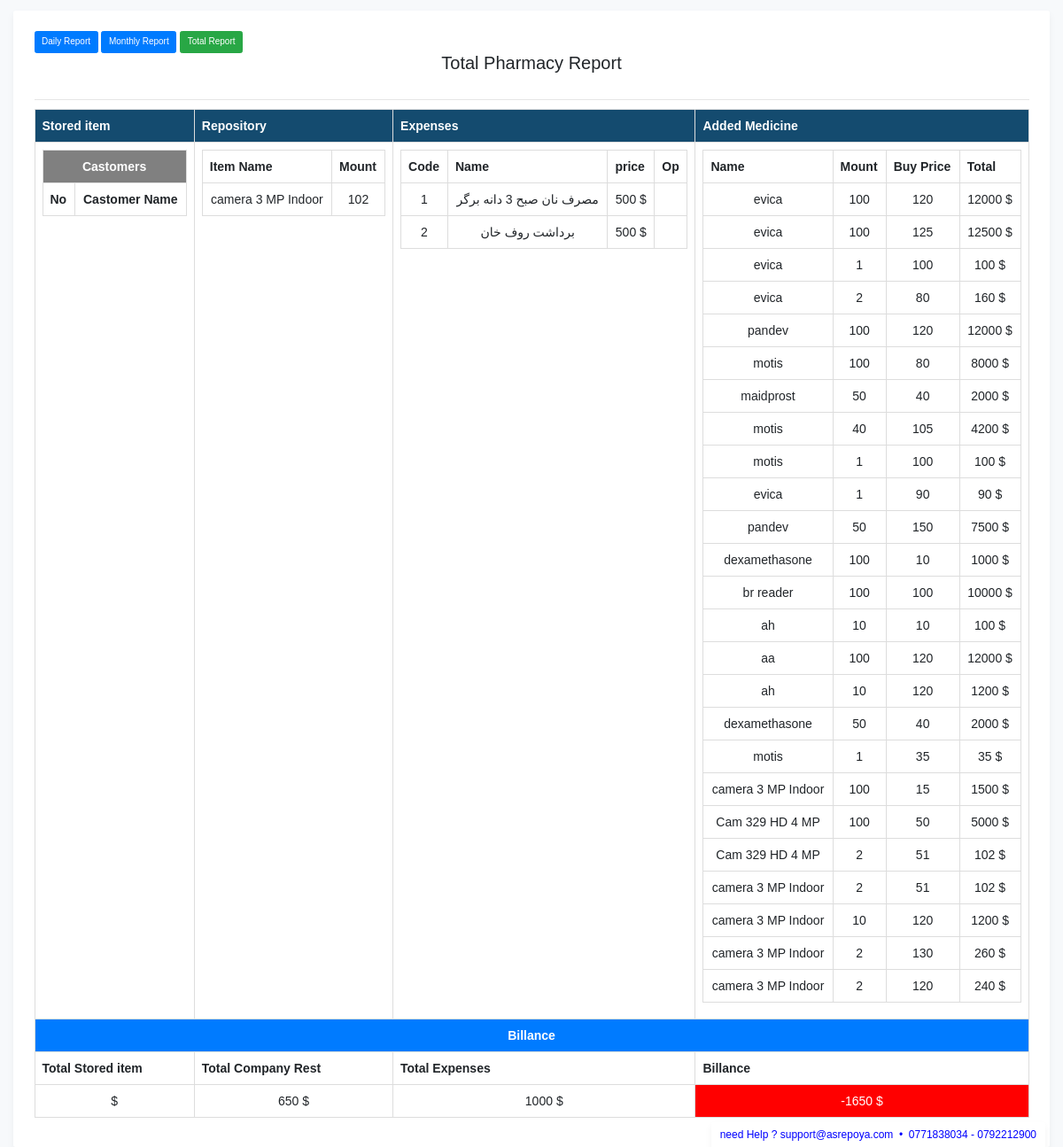
Page /item_store_billans.php (signed in) on the committed database.
### tables this page shows
CREATE TABLE `item_store` (
  `id` int(11) NOT NULL,
  `barcode` varchar(100) NOT NULL,
  `name` varchar(30) NOT NULL,
  `mount` float NOT NULL,
  `buy_price` float NOT NULL,
  `sell_price` float NOT NULL,
  `date` text NOT NULL
);

CREATE TABLE `item_expenses` (
  `id` int(11) NOT NULL,
  `code` int(10) NOT NULL,
  `description` text NOT NULL,
  `amount` int(11) NOT NULL,
  `price1` float NOT NULL,
  `date_sh` varchar(100) NOT NULL,
  `status` varchar(10) NOT NULL
);

CREATE TABLE `plus_item` (
  `id` int(11) NOT NULL,
  `barcode` varchar(100) NOT NULL,
  `name` varchar(100) NOT NULL,
  `mount` float NOT NULL,
  `buy_price` float NOT NULL,
  `sell_price` float NOT NULL,
  `date` text NOT NULL
);

### item_store_billans.php (the view, shortened to what this page needs)
<?php
  include_once("database.php");
 ?>
<!DOCTYPE html>
<html lang="en">
    <head>
        <link rel="stylesheet" href="css/bootstrap.min.css">
        <link rel="stylesheet" href="css/persian-datepicker.css">
        <link rel="stylesheet" type="text/css" href="css/my-login.css">
        <link href="fileuploads/css/dropify.css" rel="stylesheet" type="text/css" />
        <link rel="stylesheet" type="text/css" href="vendor/bootstrap/css/bootstrap.min.css">
        <link rel="stylesheet" type="text/css" href="fonts/font-awesome-4.7.0/css/font-awesome.min.css">
        <link rel="stylesheet" type="text/css" href="fonts/Linearicons-Free-v1.0.0/icon-font.min.css">
        <link rel="stylesheet" type="text/css" href="vendor/animate/animate.css">
        <link rel="stylesheet" type="text/css" href="vendor/css-hamburgers/hamburgers.min.css">
        <link rel="stylesheet" type="text/css" href="vendor/animsition/css/animsition.min.css">
        <link rel="stylesheet" type="text/css" href="vendor/select2/select2.min.css">
        <link rel="stylesheet" type="text/css" href="vendor/daterangepicker/daterangepicker.css">
        <link rel="stylesheet" type="text/css" href="css/util.css">
        <link rel="stylesheet" type="text/css" href="css/main.css">
        <link type="text/css" href="css/persian-datepicker.css" rel="stylesheet" />
        <link href="fileuploads/css/dropify.css" rel="stylesheet" type="text/css" />
    </head>
    <body class="my-login-page">
        <section class="h-100" style=" padding:0px !important;">
            <div class="container-fluid h-100" style=" width:100%;">
                <div class="card-wrapper" style="width:100%;margin-top:1%; ">
                    <div class="card fat" style="">
                        <div class="card-body">
                            <button class="btn btn-primary"
                                onclick="window.open('item_store_daily_report.php','_self');">Daily Report</button>
                            <button class="btn btn-primary"
                                onclick="window.open('item_store_monthly_report.php','_self');">Monthly Report</button>
                            <button class="btn btn-success"
                                onclick="window.open('item_store_billans.php','_self');">Total Report</button>
                            <h2 class="card-title" style="text-align:center;">Total Pharmacy Report</h2>
                            <hr>
                            <form method="POST" id="uploadForm" class="my-login-validation"
                                enctype="multipart/form-data" novalidate="">
                                <table class="table table-bordered">
                                    <tr style="background-color:#144b6f;color:white;">
                                        <th colspan="2">Stored item</th>
                                        <th colspan="2">Repository</th>
                                        <th colspan="2">Expenses</th>
                                        <th colspan="2">Added Medicine</th>
                                    </tr>
                                    <tr>
                                        <td colspan="2">
                                            <table class="table table-bordered ">
                                                <tr style="background-color:gray; color:white; ">
                                                    <th colspan="4" style="text-align:center;">Castomers</th>
                                                </tr>
                                                <tr>
                                                    <th>No</th>
                                                    <th colspan='3' style="text-align:center;">Castomer Name</th>
                                                </tr>
                                            </table>
                                        </td>
                                        <td colspan="2">
                                            <table class="table table-bordered ">
                                                <tr>
                                                    <th>Item Name</th>
                                                    <th>Mount</th>
                                                </tr>
                                                <?php
                                                $sql_query2 = mysqli_query($connection,"select name,mount from item_store");
                                                while($row = mysqli_fetch_assoc($sql_query2)){
                                            ?>
                                                <tr>
                                                    <td><?php echo $row["name"];?></td>
                                                    <td><?php echo $row["mount"];?></td>
                                                </tr>
                                                <?php
                                                }
                                            ?>
                                            </table>
                                        </td>
                                        <td colspan="2">
                                            <table class="table table-bordered " id="mytable">
                                                <tr>
                                                    <th>Code</th>
                                                    <th>Name</th>
                                                    <th>price</th>
                                                    <th>Op</th>
                                                </tr>
                                                <?php
                                                    $sql_query3 = mysqli_query($connection,"select id,code,description,amount,price1,status from item_expenses");
                                                ?>
                                                <?php
                                                $count_03 = 1;
                                                while($row = mysqli_fetch_assoc($sql_query3)){
                                                ?>
                                                <tr id="<?php echo $count_03; ?>">
                                                    <td><?php echo $row["code"];?></td>
                                                    <td><?php echo $row["description"];?></td>
                                                    <td><?php echo $row["amount"]*$row["price1"] . " $ " ?></td>
                                                    <td>
                                                    </td>
                                                </tr>
                                                <?php
                                                $count_03++;
                                            }
                                            ?>
                                            </table>
                                        </td>
                                        <td colspan="2">
                                            <table class="table table-bordered ">
                                                <tr>
                                                    <th>Name</th>
                                                    <th>Mount</th>
                                                    <th>Buy Price</th>
                                                    <th>Total</th>
                                                </tr>
                                                <?php
                                                $sql_query4 = mysqli_query($connection,"select name,mount,buy_price from plus_item");
                                                while($row = mysqli_fetch_assoc($sql_query4)){
                                            ?>
                                                <tr>
                                                    <td><?php echo $row["name"];?></td>
                                                    <td><?php echo $row["mount"];?></td>
                                                    <td><?php echo $row["buy_price"];?></td>
                                                    <td><?php echo $row["mount"]*$row["buy_price"] . " $ " ?></td>
                                                </tr>
                                                <?php
                                                }
                                            ?>
                                            </table>
                                        </td>
                                    </tr>
                                    <tr>
                                        <th colspan="8" class="bg-primary" style="text-align:center;">Billance</th>
                                    </tr>
                                    <tr>
                                        <th colspan="2">Total Stored item</th>
                                        <th colspan="2">Total Company Rest</th>
                                        <th colspan="2">Total Expenses</th>
                                        <th colspan="2">Billance</th>
                                    </tr>
                                    <tr>
                                        <?php
                                            $sql_query5 = mysqli_query($connection,"select sum(mount*sell_price) as total from stored_item");
                                            $fetch = mysqli_fetch_assoc($sql_query5);
                                            $total_stored_item = $fetch["total"];
                                        ?>
                                        <td colspan="2"><?php echo $total_stored_item . " $ "; ?></td>
                                        <?php
                                            $sql_query6 = mysqli_query($connection,"select sum(received-buy_amount) as total_price from company_account");
                                            $fetch2 = mysqli_fetch_assoc($sql_query6);
                                            $total_price = $fetch2["total_price"];
                                        ?>
                                        <td colspan="2"><?php echo $total_price . " $ "; ?></td>
                                        <?php
                                            $sql_query7 = mysqli_query($connection,"select sum(price1*amount) as total_price from item_expenses where date_sh  and status='true'");
                                            $fetch3 = mysqli_fetch_assoc($sql_query7);
                                            $total_price2 = $fetch3["total_price"];
                                        ?>
                                        <td colspan="2" id="refresh_id_ex"><?php echo $total_price2 . " $ "; ?></td>
                                        <td colspan="1" id="billans"><?php
                                        $billans = (($total_stored_item)-($total_price2+$total_price));
                                        echo  $billans. " $ "; ?></td>
                                    </tr>
                                </table>
                            </form>
                        </div>
                    </div>
                </div>
            </div>
        </section>
    </body>
</html>

### css/my-login.css (style rules this page uses)
html,body { height: 100%; }
body.my-login-page { background-color: #f7f9fb; font-size: 14px; }
.my-login-page .card-wrapper { width: 400px; }
.my-login-page .card { border-color: transparent; box-shadow: 0 4px 8px rgba(0,0,0,.05); }
.my-login-page .card.fat { padding: 10px; }
.my-login-page .card .card-title { margin-bottom: 30px; }

### css/main.css (style rules this page uses)
* { margin: 0px; padding: 0px; box-sizing: border-box; }
body, html { height: 100%; font-family: Raleway-Regular, sans-serif; }
h1,h2,h3,h4,h5,h6 { margin: 0px; }
button { outline: none !important; border: none; background: transparent; }

### item_store_billans.php (style rules this page uses)
td { text-align: center; vertical-align: middle; }

### rows in the picture
item_store: name "camera 3 MP Indoor", mount "102"
item_expenses: code "1", description "مصرف نان صبح 3 دانه برگر", $row["amount"]*$row["price1"] "500"
item_expenses: code "2", description "برداشت روف خان", $row['amount']*$row['price1'] "500"
plus_item: name "evica", mount "100", buy_price "120", $row["mount"]*$row["buy_price"] "12000"
plus_item: name "evica", mount "100", buy_price "125", $row["mount"]*$row["buy_price"] "12500"
plus_item: name "evica", mount "1", buy_price "100", $row['mount']*$row['buy_price'] "100"
plus_item: name "evica", mount "2", buy_price "80", $row["mount"]*$row["buy_price"] "160"
plus_item: name "pandev", mount "100", buy_price "120", $row["mount"]*$row["buy_price"] "12000"
plus_item: name "motis", mount "100", buy_price "80", $row["mount"]*$row["buy_price"] "8000"
plus_item: name "maidprost", mount "50", buy_price "40", $row["mount"]*$row["buy_price"] "2000"
plus_item: name "motis", mount "40", buy_price "105", $row["mount"]*$row["buy_price"] "4200"
plus_item: name "motis", mount "1", buy_price "100", $row['mount']*$row['buy_price'] "100"
plus_item: name "evica", mount "1", buy_price "90", $row['mount']*$row['buy_price'] "90"
plus_item: name "pandev", mount "50", buy_price "150", $row["mount"]*$row["buy_price"] "7500"
plus_item: name "dexamethasone", mount "100", buy_price "10", $row["mount"]*$row["buy_price"] "1000"
plus_item: name "br reader", mount "100", buy_price "100", $row["mount"]*$row["buy_price"] "10000"
plus_item: name "ah", mount "10", buy_price "10", $row["mount"]*$row["buy_price"] "100"
plus_item: name "aa", mount "100", buy_price "120", $row["mount"]*$row["buy_price"] "12000"
plus_item: name "ah", mount "10", buy_price "120", $row["mount"]*$row["buy_price"] "1200"
plus_item: name "dexamethasone", mount "50", buy_price "40", $row["mount"]*$row["buy_price"] "2000"
plus_item: name "motis", mount "1", buy_price "35", $row['mount']*$row['buy_price'] "35"
plus_item: name "camera 3 MP Indoor", mount "100", buy_price "15", $row["mount"]*$row["buy_price"] "1500"
plus_item: name "Cam 329 HD 4 MP", mount "100", buy_price "50", $row["mount"]*$row["buy_price"] "5000"
plus_item: name "Cam 329 HD 4 MP", mount "2", buy_price "51", $row["mount"]*$row["buy_price"] "102"
plus_item: name "camera 3 MP Indoor", mount "2", buy_price "51", $row["mount"]*$row["buy_price"] "102"
plus_item: name "camera 3 MP Indoor", mount "10", buy_price "120", $row["mount"]*$row["buy_price"] "1200"
plus_item: name "camera 3 MP Indoor", mount "2", buy_price "130", $row["mount"]*$row["buy_price"] "260"
plus_item: name "camera 3 MP Indoor", mount "2", buy_price "120", $row["mount"]*$row["buy_price"] "240"

### other values in the picture
$total_price "650"
$total_price2 "1000"
$billans "-1650"
